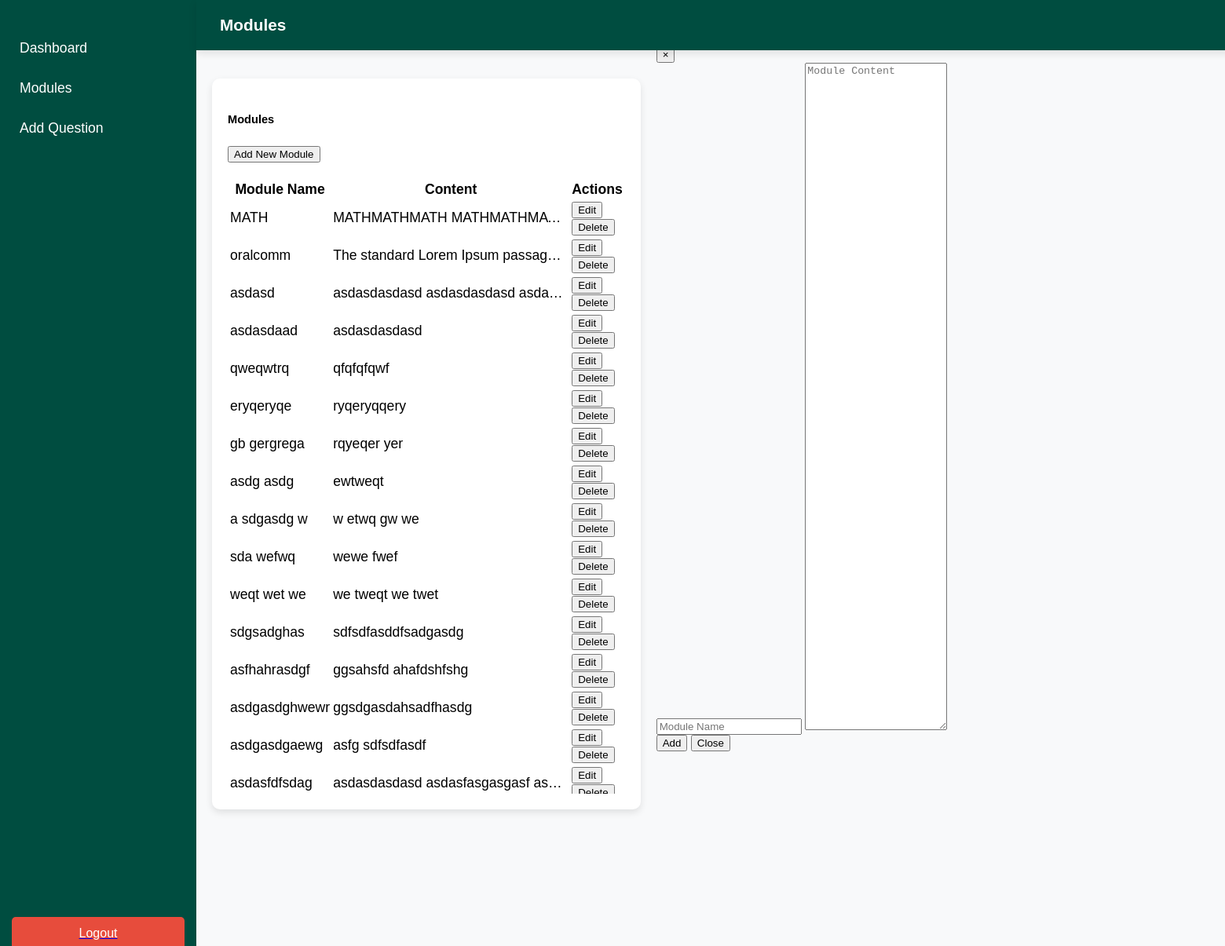
Page /admin/admin-modules.php on the committed database.
### tables this page shows
CREATE TABLE `modules` (
  `id` int NOT NULL AUTO_INCREMENT,
  `module_name` varchar(255) NOT NULL,
  `content` text NOT NULL,
  PRIMARY KEY (`id`)
);

### admin/admin-modules.php (the view, shortened to what this page needs)
<?php
$host = "localhost";
$user = "root";
$password = "";
$dbname = "quiz_db";
$conn = new mysqli($host, $user, $password, $dbname);
$query = "SELECT * FROM modules";
$result = $conn->query($query);
?>
<!DOCTYPE html>
<html lang="en">
<head>
    <link rel="stylesheet" href="css/admin-dash.css">
    <link rel="stylesheet" href="css/admin-sidebar.css">
</head>
<body>
    <?php include_once 'admin-sidebar.php'; ?>
    <div class="header" style="background-color: #004d40;">Modules</div>
    <div class="main-content justify-content-center">
        <div class="card" style="width: auto; height: auto;">
            <div class="card-body">
                <h5>Modules</h5>
                <button class="btn btn-success" data-toggle="modal" data-target="#addModuleModal">Add New Module</button>
                <br><br>
                <div class="table-responsive" style="max-height: 65vh; overflow-y: auto;">
                    <table class="table table-bordered">
                        <thead style="position: sticky; top: 0; background-color: white; z-index: 2;">
                            <tr>
                                <th>Module Name</th>
                                <th style="width: 300px;">Content</th>
                                <th>Actions</th>
                            </tr>
                        </thead>
                        <tbody>
                            <?php while ($module = $result->fetch_assoc()) { ?>
                            <tr>
                                <td><?= $module['module_name'] ?></td>
                                <td class="truncate-text"><?= $module['content'] ?></td>
                                <td>
                                    <button class="btn btn-primary" onclick='openEditModal(<?= $module['id'] ?>, <?= json_encode($module['module_name']) ?>, <?= json_encode($module['content']) ?>)'>Edit</button>
                                    <button class="btn btn-danger" onclick="deleteModule(<?= $module['id'] ?>)">Delete</button>
                                </td>
                            </tr>
                            <?php } ?>
                        </tbody>
                    </table>
                </div>
            </div>
        </div>
    </div>
    <div class="modal fade" id="addModuleModal" tabindex="-1" role="dialog">
        <div class="modal-dialog custom-modal" role="document">
            <div class="modal-content">
                <div class="modal-header">
                    <h5 class="modal-title">Add Module</h5>
                    <button type="button" class="close" data-dismiss="modal">&times;</button>
                </div>
                <div class="modal-body">
                    <input type="text" id="new-module-name" class="form-control" placeholder="Module Name">
                    <textarea id="new-module-content" class="form-control" placeholder="Module Content" ></textarea>
                </div>
                <div class="modal-footer">
                    <button class="btn btn-success" onclick="addModule()">Add</button>
                    <button class="btn btn-secondary" data-dismiss="modal">Close</button>
                </div>
            </div>
        </div>
    </div>
</body>
</html>

### admin/css/admin-dash.css (style rules this page uses)
body { font-family: 'Poppins', sans-serif; margin: 0; background-color: #f8f9fa; display: flex; width:100vw; }
.header { width: calc(100% - 250px); background-color: #004d40; color: white; padding: 20px 30px; display: flex; align-items: center; font-size: 1.3em; font-weight: bold; position: fixed; top: 0; left: 250px; box-shadow: 0 4px 10px rgba(0, 0, 0, 0.1); z-index: 1000; }
.main-content { margin-top: 80px; width:80%; padding: 20px; flex: 1; }
.card { background: white; width:75vw; margin-left: 250px; padding: 20px; border-radius: 10px; box-shadow: 0 4px 10px rgba(0, 0, 0, 0.1); transition: 0.3s; font-size: 1.1em; }

### admin/admin-modules.php (style rules this page uses)
.truncate-text { max-width: 300px; white-space: nowrap; overflow: hidden; text-overflow: ellipsis; }
.modal-dialog.custom-modal { width: 60vw; max-width: none; height: auto; }
.modal-content { height: auto; }
.modal-body { flex-grow: 1; overflow-y: auto; height: auto; }
.modal-body textarea { height: 70vh; }

### rows in the picture
modules: module_name "MATH", content "MATHMATHMATH MATHMATHMA…"
modules: module_name "oralcomm", content "The standard Lorem Ipsum passag…"
modules: module_name "asdasd", content "asdasdasdasd asdasdasdasd asda…"
modules: module_name "asdasdaad", content "asdasdasdasd"
modules: module_name "qweqwtrq", content "qfqfqfqwf"
modules: module_name "eryqeryqe", content "ryqeryqqery"
modules: module_name "gb gergrega", content "rqyeqer yer"
modules: module_name "asdg asdg", content "ewtweqt"
modules: module_name "a sdgasdg w", content "w etwq gw we"
modules: module_name "sda wefwq", content "wewe fwef"
modules: module_name "weqt wet we", content "we tweqt we twet"
modules: module_name "sdgsadghas", content "sdfsdfasddfsadgasdg"
modules: module_name "asfhahrasdgf", content "ggsahsfd ahafdshfshg"
modules: module_name "asdgasdghwewr", content "ggsdgasdahsadfhasdg"
modules: module_name "asdgasdgaewg", content "asfg sdfsdfasdf"
modules: module_name "asdasfdfsdag", content "asdasdasdasd asdasfasgasgasf as…"
